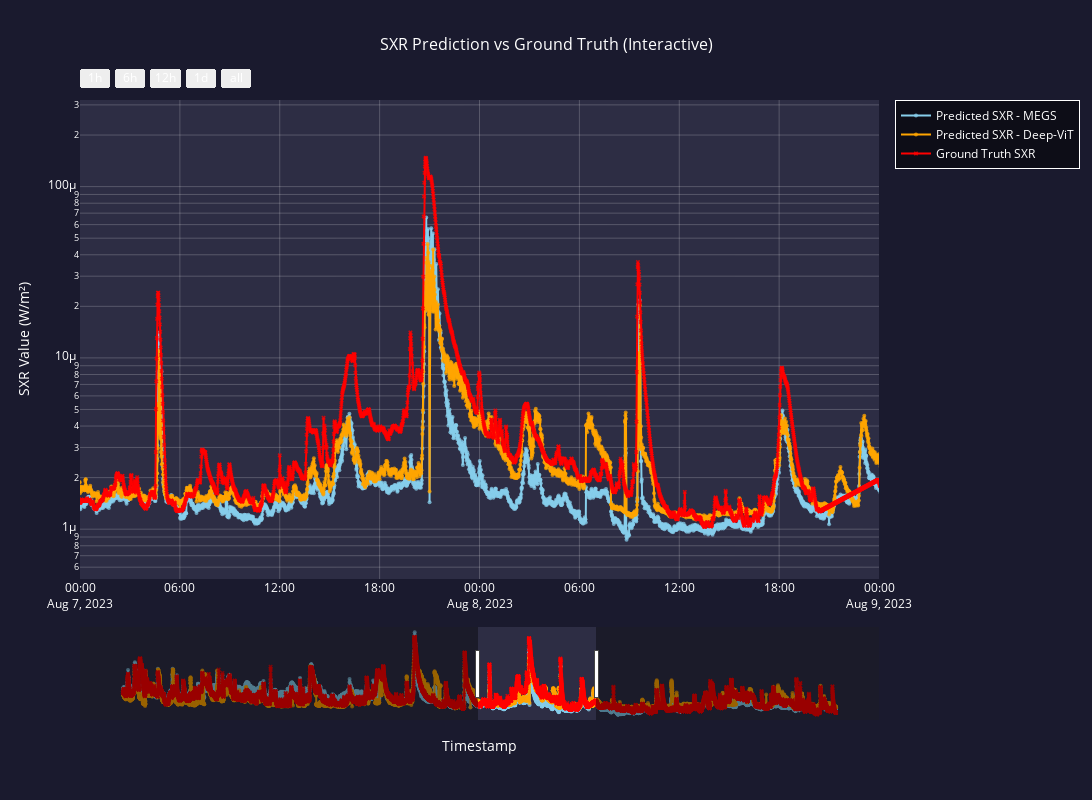

Notebook code cell kept with this figure:
### Code cell
import plotly.graph_objects as go
from plotly.subplots import make_subplots
import pandas as pd

# Sort dataframes by timestamp
df = df.sort_values(by='Timestamp')
df2 = df2.sort_values(by='Timestamp')

# Create the interactive plot
fig = go.Figure()

# Add traces
fig.add_trace(go.Scatter(
    x=df['Timestamp'],
    y=df['Predictions'],
    mode='lines+markers',
    name='Predicted SXR - MEGS',
    line=dict(color='skyblue'),
    marker=dict(size=4, opacity=0.75),
    hovertemplate='<b>MEGS Prediction</b><br>Time: %{x}<br>SXR: %{y:.2e} W/m²<extra></extra>'
))

fig.add_trace(go.Scatter(
    x=df2['Timestamp'],
    y=df2['Predictions'],
    mode='lines+markers',
    name='Predicted SXR - Deep-ViT',
    line=dict(color='orange'),
    marker=dict(size=4, opacity=0.75),
    hovertemplate='<b>Deep-ViT Prediction</b><br>Time: %{x}<br>SXR: %{y:.2e} W/m²<extra></extra>'
))

fig.add_trace(go.Scatter(
    x=df['Timestamp'],
    y=df['ground_truth'],
    mode='lines+markers',
    name='Ground Truth SXR',
    line=dict(color='red'),
    marker=dict(symbol='x', size=4, opacity=0.75),
    hovertemplate='<b>Ground Truth</b><br>Time: %{x}<br>SXR: %{y:.2e} W/m²<extra></extra>'
))

# Update layout with dark theme
fig.update_layout(
    width=1600,  # Width in pixels
    height=800,
    title={
        'text': 'SXR Prediction vs Ground Truth (Interactive)',
        'x': 0.5,
        'font': {'size': 16, 'color': 'white'}
    },
    xaxis_title="Timestamp",
    yaxis_title="SXR Value (W/m²)",
    xaxis=dict(
        range=[pd.to_datetime("2023-08-07T00:00:00"), pd.to_datetime("2023-08-09T00:00:00")],
        color='white',
        gridcolor='rgba(255,255,255,0.2)',
        showgrid=True
    ),
    yaxis=dict(
        type='log',
        color='white',
        gridcolor='rgba(255,255,255,0.2)',
        showgrid=True
    ),
    plot_bgcolor='#2d2d44',
    paper_bgcolor='#1a1a2e',
    font=dict(color='white'),
    legend=dict(
        bgcolor='rgba(0,0,0,0.5)',
        bordercolor='white',
        borderwidth=1
    )
)

# Enable range slider and range selector for easy time navigation
fig.update_layout(
    xaxis=dict(
        rangeslider=dict(visible=True),
        rangeselector=dict(
            buttons=list([
                dict(count=1, label="1h", step="hour", stepmode="backward"),
                dict(count=6, label="6h", step="hour", stepmode="backward"),
                dict(count=12, label="12h", step="hour", stepmode="backward"),
                dict(count=1, label="1d", step="day", stepmode="backward"),
                dict(step="all")
            ])
        ),
    )
)

# Show the plot
fig.show()

### Figure 1 — Plotly figure (JSON) as saved in the notebook; plotly's stock layout.template omitted (floating-point values rounded to 4 significant figures; data arrays with more than 128 entries replaced by an {"elided": "..."} marker saying what was removed)
{"data": [{"hovertemplate": "<b>MEGS Prediction</b><br>Time: %{x}<br>SXR: %{y:.2e} W/m²<extra></extra>", "line": {"color": "skyblue"}, "marker": {"opacity": 0.75, "size": 4}, "mode": "lines+markers", "name": "Predicted SXR - MEGS", "x": {"elided": "17362 str values"}, "y": {"elided": "17362 float values"}, "type": "scatter"}, {"hovertemplate": "<b>Deep-ViT Prediction</b><br>Time: %{x}<br>SXR: %{y:.2e} W/m²<extra></extra>", "line": {"color": "orange"}, "marker": {"opacity": 0.75, "size": 4}, "mode": "lines+markers", "name": "Predicted SXR - Deep-ViT", "x": {"elided": "17362 str values"}, "y": {"elided": "17362 float values"}, "type": "scatter"}, {"hovertemplate": "<b>Ground Truth</b><br>Time: %{x}<br>SXR: %{y:.2e} W/m²<extra></extra>", "line": {"color": "red"}, "marker": {"opacity": 0.75, "size": 4, "symbol": "x"}, "mode": "lines+markers", "name": "Ground Truth SXR", "x": {"elided": "17362 str values"}, "y": {"elided": "17362 float values"}, "type": "scatter"}], "layout": {"title": {"font": {"size": 16, "color": "white"}, "text": "SXR Prediction vs Ground Truth (Interactive)", "x": 0.5}, "xaxis": {"title": {"text": "Timestamp"}, "range": ["2023-08-07T00:00:00", "2023-08-09T00:00:00"], "color": "white", "gridcolor": "rgba(255,255,255,0.2)", "showgrid": true, "rangeslider": {"visible": true}, "rangeselector": {"buttons": [{"count": 1, "label": "1h", "step": "hour", "stepmode": "backward"}, {"count": 6, "label": "6h", "step": "hour", "stepmode": "backward"}, {"count": 12, "label": "12h", "step": "hour", "stepmode": "backward"}, {"count": 1, "label": "1d", "step": "day", "stepmode": "backward"}, {"step": "all"}]}}, "yaxis": {"title": {"text": "SXR Value (W/m²)"}, "type": "log", "color": "white", "gridcolor": "rgba(255,255,255,0.2)", "showgrid": true}, "font": {"color": "white"}, "legend": {"bgcolor": "rgba(0,0,0,0.5)", "bordercolor": "white", "borderwidth": 1}, "width": 1600, "height": 800, "plot_bgcolor": "#2d2d44", "paper_bgcolor": "#1a1a2e"}}
